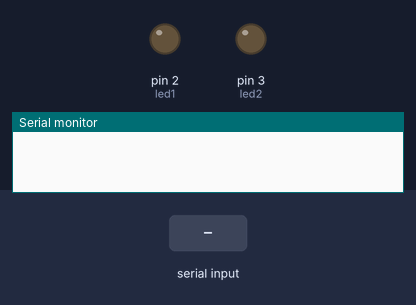
A sketch run on a simulated Arduino Uno, built with avr-gcc and run on an emulated ATmega328P. Parts: output pins drawn as LEDs (lit = HIGH), the last lines printed to the serial monitor. The inputs (shaded band) are chosen by the test bench.

Above: at 1.2 s.
1.3 s: "1" received over the second serial link
At 2.0 s:
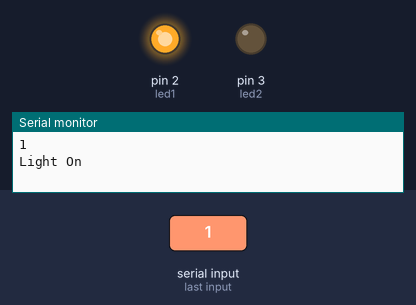
2.8 s: "3" received over the second serial link
At 3.1 s:
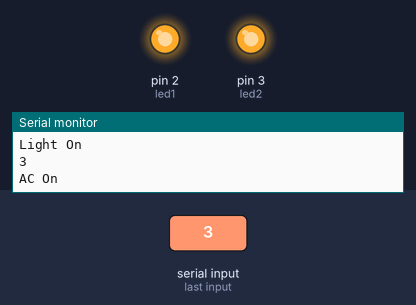
4.3 s: "2" received over the second serial link
At 5.5 s:
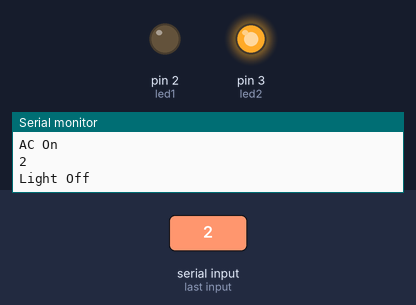
Timing chart, 0 to 7.3 s (numbered marks = the images above; inputs shaded):
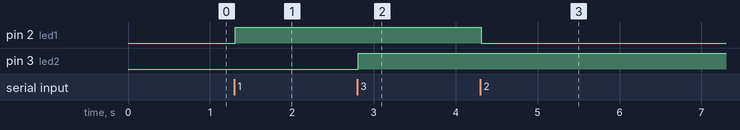

The sketch:

Bluetooth_Control.ino
```cpp
/*
* Control LED's with Smartphone via bluetooth

*/
#include <SoftwareSerial.h>

SoftwareSerial mySerial(10, 11); // RX, TX

int led1 = 2;
int led2 = 3;

String state;

void setup() {
// sets the pins as outputs:
pinMode(led1, OUTPUT);
pinMode(led2, OUTPUT);

// initialize serial communication at 9600 bits per second:
Serial.begin(9600);
mySerial.begin(9600);
}

void loop() {
 while (mySerial.available()){  //Check if there is an available byte to read
 delay(10); //Delay added to make thing stable
 char c = mySerial.read(); //Conduct a serial read
 //if (c == '#') {break;} //Exit the loop when the # is detected after the word
 state += c; //Shorthand for voice = voice + c
 Serial.println(state);
  }

// if the state is 'LED1ON' the Led1 will turn on
if (state.equals("1")) {
digitalWrite(led1, HIGH);
Serial.println("Light On");
}
// if the state is 'LED1OFF' the led1 will turn off
else  if (state.equals("2")){
digitalWrite(led1, LOW);
Serial.println("Light Off");
}
// if the state is 'LED2ON' the Led2 will turn on
else  if (state.equals("3")){
digitalWrite(led2, HIGH);
Serial.println("AC On");
}

// if the state is 'LED2OFF' the led2 will turn off
else  if (state.equals("4")){
digitalWrite(led2, LOW);
Serial.println("AC Off");
}
// if the state is 'ALLON' the Led's will turn on
else if (state.equals("5")) {
digitalWrite(led1, HIGH);
digitalWrite(led2, HIGH);
Serial.println("All On");
}
// if the state is 'ALLOFF' the Led's will turn off
else if (state.equals("6")) {
digitalWrite(led1, LOW);
digitalWrite(led2, LOW);
Serial.println("All Off");
}


state="";
}
```

Measured:
- after the input at 1.3 s, pin 2 (led1): LOW → HIGH at once
- after the input at 2.8 s, pin 3 (led2): LOW → HIGH at once
- after the input at 4.3 s, pin 2 (led1): HIGH → LOW at once
